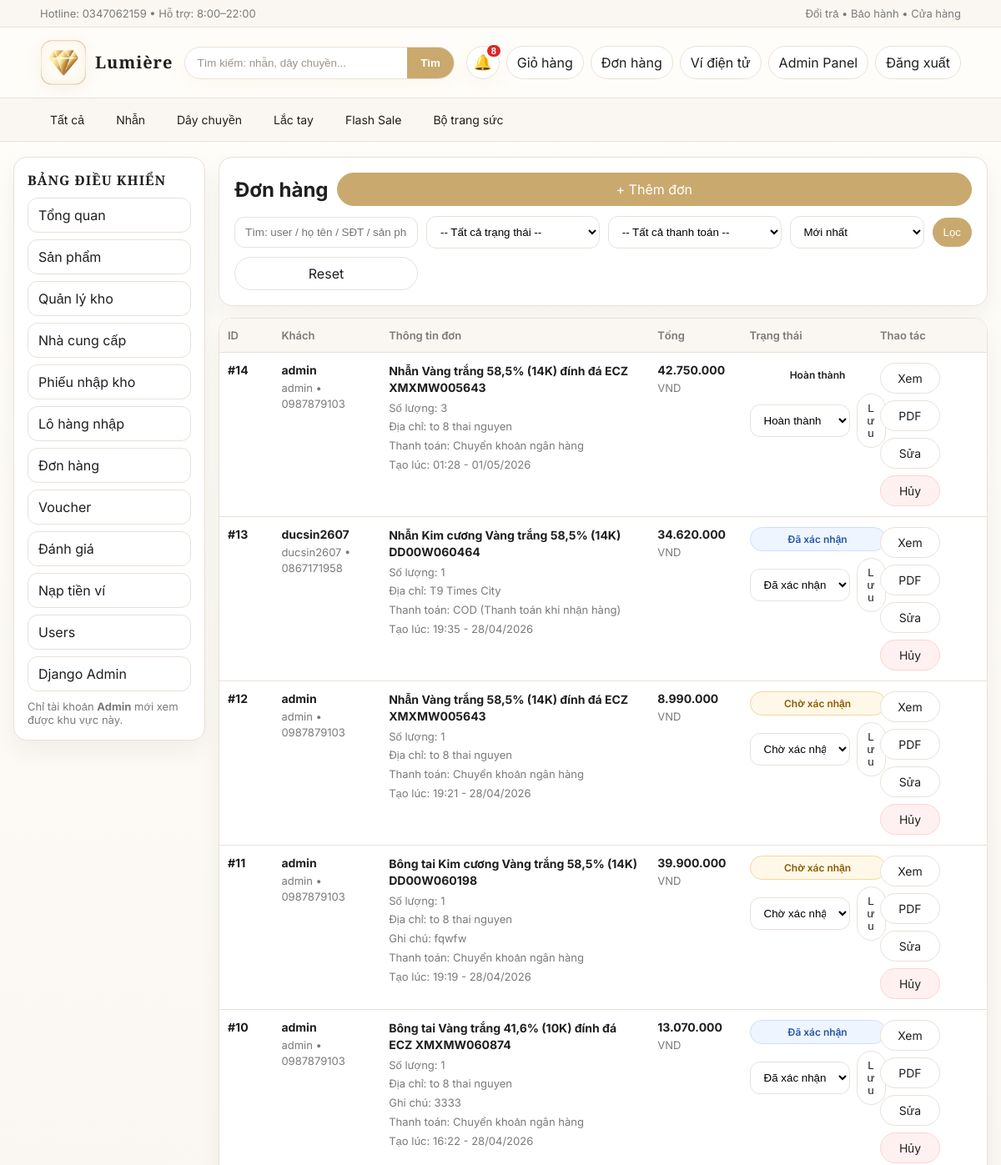
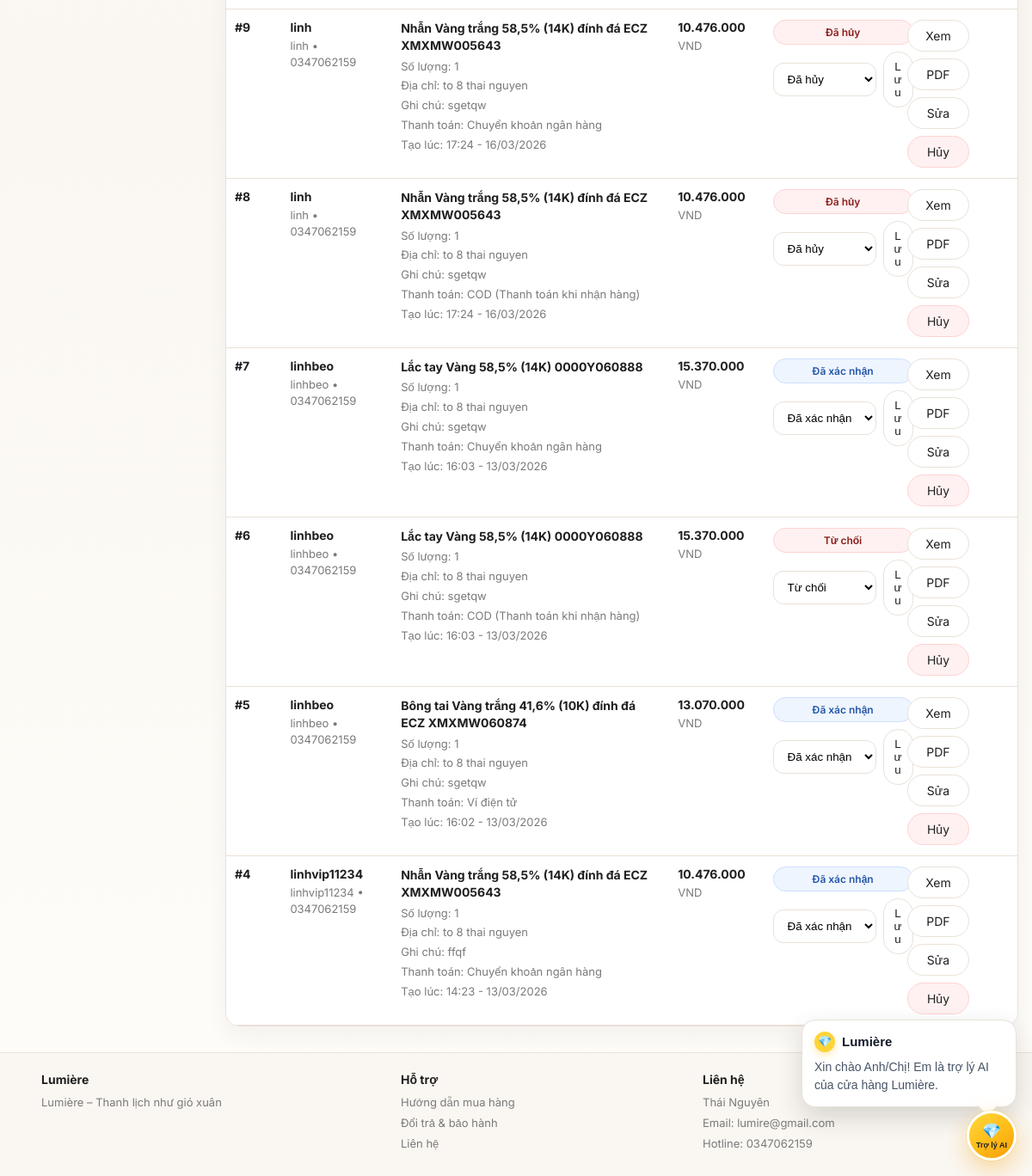
The page /admin-panel/don-hang/ (signed in) on the database its author committed (2 pictures, top to bottom).
### shop/models.py (models this page shows, shortened)
class DonHang(models.Model):
    TRANG_THAI = [
        ("Pending", "Chờ xác nhận"),
        ("Confirmed", "Đã xác nhận"),
        ("Shipping", "Đang giao"),
        ("Completed", "Hoàn thành"),
        ("Cancelled", "Đã hủy"),
        ("Rejected", "Từ chối"),
    ]
    PHUONG_THUC_TT = [
        ("COD", "COD (Thanh toán khi nhận hàng)"),
        ("ChuyenKhoan", "Chuyển khoản ngân hàng"),
        ("ViDienTu", "Ví điện tử"),
    ]
    nguoi_dat = models.ForeignKey(User, on_delete=models.CASCADE, related_name="don_hangs")
    san_pham = models.ForeignKey(SanPham, on_delete=models.PROTECT, related_name="don_hangs")
    voucher = models.ForeignKey("Voucher", on_delete=models.SET_NULL, null=True, blank=True, related_name="orders")
    ho_ten = models.CharField(max_length=100, default="")
    sdt = models.CharField(max_length=20, default="")
    dia_chi = models.CharField(max_length=255, default="")
    ghi_chu = models.CharField(max_length=255, blank=True, default="")
    phuong_thuc_tt = models.CharField(max_length=50, choices=PHUONG_THUC_TT, default="COD")
    so_luong = models.IntegerField(default=1)
    tong_tien_goc = models.IntegerField(default=0)
    discount_amount = models.IntegerField(default=0)
    voucher_code = models.CharField(max_length=30, blank=True, default="")
    tong_tien = models.IntegerField(default=0)
    trang_thai = models.CharField(max_length=20, choices=TRANG_THAI, default="Pending")
    da_hoan_tien = models.BooleanField(default=False)
    da_thanh_toan = models.BooleanField(default=False)
    ma_thanh_toan = models.CharField(max_length=50, blank=True, default="")
    thanh_toan_luc = models.DateTimeField(blank=True, null=True)
    tao_luc = models.DateTimeField(auto_now_add=True)

class SanPham(models.Model):
    TRANG_THAI = [
        ("active", "Hoạt động"),
        ("inactive", "Ngừng kinh doanh"),
    ]
    ten = models.CharField(max_length=100)
    gia = models.IntegerField(default=0)
    gia_khuyen_mai = models.IntegerField(blank=True, null=True)
    flash_sale_price = models.IntegerField(blank=True, null=True)
    flash_sale_start = models.DateTimeField(blank=True, null=True)
    flash_sale_end = models.DateTimeField(blank=True, null=True)
    anh = models.ImageField(upload_to="sanpham/", blank=True, null=True)
    search_tags = models.CharField(max_length=255, blank=True, default="")
    mo_ta = models.TextField(blank=True, default="")
    ton_kho = models.IntegerField(default=10)
    trang_thai = models.CharField(max_length=20, choices=TRANG_THAI, default="active")

### shop/views.py (the view)
# urls.py: path("admin-panel/don-hang/", views.admin_donhang_list, name="admin_donhang_list"),
@admin_required
def admin_donhang_list(request):
    trang_thai = request.GET.get("trang_thai", "").strip()
    q = request.GET.get("q", "").strip()
    payment = request.GET.get("payment", "").strip()
    sort = request.GET.get("sort", "newest").strip()
    if sort not in ORDER_SORTS:
        sort = "newest"
    ds = apply_order_filters(DonHang.objects.select_related("nguoi_dat", "san_pham").all(), q=q, status=trang_thai, payment=payment, sort=sort)
    return render(
        request,
        "admin_donhang_list.html",
        {
            "ds": ds,
            "q": q,
            "trang_thai": trang_thai,
            "payment": payment,
            "sort": sort,
            "sort_choices": ORDER_SORT_CHOICES,
            "trang_thai_choices": DonHang.TRANG_THAI,
            "payment_choices": DonHang.PHUONG_THUC_TT,
        },
    )

### shop/services.py (called while the page is built, shortened)
def apply_order_filters(queryset, *, q: str = "", status: str = "", payment: str = "", sort: str = "newest"):
    if status in {code for code, _ in DonHang.TRANG_THAI}:
        queryset = queryset.filter(trang_thai=status)
    if payment in {code for code, _ in DonHang.PHUONG_THUC_TT}:
        queryset = queryset.filter(phuong_thuc_tt=payment)
    return queryset.order_by(*ORDER_SORTS.get(sort, ORDER_SORTS["newest"]))

### shop/templatetags/tien.py (called while the page is built)
@register.filter
def vnd(x):
    try:
        x = int(x)
        return f"{x:,}".replace(",", ".")
    except Exception:
        return x

### templates/admin_donhang_list.html (shortened to what this page needs)
{% extends "admin_base.html" %}
{% load tien %}
{% block admin_content %}
  <div class="card admin-card">
    <div class="row" style="justify-content:space-between;align-items:center;gap:10px;flex-wrap:wrap;">
      <h2 style="margin:0;">Đơn hàng</h2>
      <a class="btn primary" href="{% url 'admin_donhang_create' %}">+ Thêm đơn</a>
    </div>
    <form method="get" class="admin-filter">
      <input class="input" name="q" value="{{ q }}" placeholder="Tìm: user / họ tên / SĐT / sản phẩm / địa chỉ" />
      <select class="input" name="trang_thai">
        <option value="">-- Tất cả trạng thái --</option>
      </select>
      <select class="input" name="payment">
        <option value="">-- Tất cả thanh toán --</option>
      </select>
      <select class="input" name="sort">
        {% for value, label in sort_choices %}
          <option value="{{ value }}" {% if sort == value %}selected{% endif %}>{{ label }}</option>
        {% endfor %}
      </select>
      <button class="btn primary" type="submit">Lọc</button>
      <a class="btn" href="{% url 'admin_donhang_list' %}">Reset</a>
    </form>
  </div>
  <div class="card" style="padding:0;margin-top:14px;overflow:hidden;">
    <table class="admin-table order-compact">
      <thead>
        <tr>
          <th style="width:7%;">ID</th>
          <th style="width:14%;">Khách</th>
          <th style="width:35%;">Thông tin đơn</th>
          <th style="width:12%;">Tổng</th>
          <th style="width:17%;">Trạng thái</th>
          <th style="width:15%;">Thao tác</th>
        </tr>
      </thead>
      <tbody>
      {% for d in ds %}
        <tr>
          <td>
            <div class="cell-title">#{{ d.id }}</div>
          </td>
          <td>
            <div class="cell-title">{{ d.nguoi_dat.username }}</div>
            <div class="cell-sub">{{ d.ho_ten }} • {{ d.sdt }}</div>
          </td>
          <td>
            <div class="order-info">
              <div class="cell-title">{{ d.san_pham.ten }}</div>
              <div class="cell-sub">Số lượng: {{ d.so_luong }}</div>
              <div class="cell-sub">Địa chỉ: {{ d.dia_chi }}</div>
              {% if d.ghi_chu %}<div class="cell-sub">Ghi chú: {{ d.ghi_chu }}</div>{% endif %}
              <div class="cell-sub">Thanh toán: {{ d.get_phuong_thuc_tt_display }}</div>
              <div class="cell-sub">Tạo lúc: {{ d.tao_luc|date:"H:i - d/m/Y" }}</div>
            </div>
          </td>
          <td>
            <div class="cell-title">{{ d.tong_tien|vnd }}</div>
            <div class="cell-sub">VND</div>
          </td>
          <td>
            <div class="order-status-box">
              <span class="status status-{{ d.trang_thai|lower }}">{{ d.get_trang_thai_display }}</span>
              <form method="post" action="{% url 'admin_donhang_update' d.id %}">
                <select class="input" name="trang_thai">
                  {% for k,v in trang_thai_choices %}
                    <option value="{{ k }}" {% if d.trang_thai == k %}selected{% endif %}>{{ v }}</option>
                  {% endfor %}
                </select>
                <button class="btn" type="submit">Lưu</button>
              </form>
            </div>
          </td>
          <td>
            <div class="admin-actions">
              <a class="btn" href="{% url 'admin_donhang_detail' d.id %}">Xem</a>
              <a class="btn" href="{% url 'admin_invoice_pdf' d.id %}">PDF</a>
              <a class="btn" href="{% url 'admin_donhang_edit' d.id %}">Sửa</a>
              <a class="btn danger" href="{% url 'admin_donhang_delete' d.id %}">Hủy</a>
            </div>
          </td>
        </tr>
      {% empty %}
        <tr><td colspan="6" style="padding:12px;color:#666;">Không có đơn nào.</td></tr>
      {% endfor %}
      </tbody>
    </table>
  </div>
{% endblock %}

### static/style.css (style rules this page uses)
:root { --bg:#FFFDF9;--bg-soft:#FAF7F2;--card:#ffffff;--text:#1F1F1F;--muted:#7A7A7A;--line:#E9E1D8;--gold:#C9A96E;--rose:#D8A7B1;--dark:#1F1F1F;--success-bg:#f3fbf6;--success-line:#cae7d3;--success-text:#256642;--error-bg:#fff5f6;--error-line:#f2d6db;--error-text:#8b3b4b;--warning-bg:#fffaf1;--warning-line:#ead7b4;--warning-text:#8a6531;--info-bg:#f7f4fb;--info-line:#e4d8ed;--info-text:#6e5b76; }
* { box-sizing:border-box; }
body { margin:0;background:linear-gradient(180deg,#FFFDF9 0%,var(--bg-soft) 55%,#FFFDF9 100%);color:var(--text);font-family:"Inter",Arial,sans-serif; }
a { color:inherit;text-decoration:none; }
.btn { display:inline-block;padding:9px 12px;border:1px solid var(--line);border-radius:999px;background:#fff;transition:all .18s ease;cursor:pointer;color:var(--text); }
.btn.primary { background:var(--gold);color:#fff;border-color:var(--gold); }
.card { background:var(--card);border:1px solid var(--line);border-radius:16px;overflow:hidden;box-shadow:0 12px 26px rgba(31,31,31,.05); }
.card .row,.row { display:flex;gap:8px;align-items:center; }
.card .row .btn { flex:1;text-align:center; }
.input,input[type="text"],input[type="number"],input[type="password"],input[type="email"],select,textarea { width:100%;max-width:100%;padding:10px 12px;border-radius:12px;border:1px solid var(--line);background:#fff; }
.status { display:inline-flex;align-items:center;justify-content:center;padding:6px 10px;border-radius:999px;font-size:12px;font-weight:600;border:1px solid transparent;white-space:nowrap; }
.status-pending { background:#fff8e9;border-color:#f0d89d;color:#8c5b00; }
.status-confirmed { background:#eef5ff;border-color:#cddfff;color:#2557a7; }
.status-rejected,.status-cancelled,.status-inactive { background:#fff1f1;border-color:#ffd2d2;color:#8a1f1f; }
.btn.danger { border-color:#ffd2d2;background:#fff1f1; }
.admin-card { padding:18px; }
.admin-filter { display:grid;grid-template-columns:minmax(240px,2fr) repeat(3,minmax(150px,1fr)) auto auto;gap:10px;align-items:center;margin-top:12px; }
.admin-filter .btn { justify-content:center;text-align:center; }
.admin-table { width:100%;border-collapse:collapse;table-layout:fixed;background:#fff; }
.admin-table th,.admin-table td { border-bottom:1px solid var(--line);padding:12px 10px;text-align:left;vertical-align:top;word-break:break-word; }
.admin-table thead th { font-size:13px;color:var(--muted);font-weight:600;background:var(--bg-soft); }
.admin-table .cell-title { font-weight:700;margin-bottom:4px; }
.admin-table .cell-sub { font-size:13px;color:var(--muted);line-height:1.45; }
.admin-actions { display:flex;flex-wrap:wrap;gap:8px; }
.admin-actions .btn { min-width:72px;text-align:center; }
.order-info { display:grid;gap:4px;line-height:1.45; }
.order-info .cell-title { margin-bottom:0; }
.order-compact { font-size:14px; }
.order-status-box { display:grid;gap:8px; }
.order-status-box form { display:grid;grid-template-columns:minmax(120px,1fr) auto;gap:8px;align-items:center; }
@media (max-width:1200px) { .admin-filter { grid-template-columns:minmax(220px,1fr) repeat(2,minmax(140px,1fr)) auto auto; } }
@media (max-width:1200px) { .admin-filter select[name="sort"] { grid-column:auto; } }

### rows shown on the page
DonHang: id "14", nguoi_dat.username "admin", ho_ten "admin", sdt "0987879103", san_pham.ten "Nhẫn Vàng trắng 58,5% (14K) đính đá ECZ XMXMW005643", so_luong "3", dia_chi "to 8 thai nguyen", phuong_thuc_tt "Chuyển khoản ngân hàng", tao_luc "01:28 - 01/05/2026", tong_tien|vnd "42.750.000", trang_thai "Hoàn thành"
DonHang: id "13", nguoi_dat.username "ducsin2607", ho_ten "ducsin2607", sdt "0867171958", san_pham.ten "Nhẫn Kim cương Vàng trắng 58,5% (14K) DD00W060464", so_luong "1", dia_chi "T9 Times City", phuong_thuc_tt "COD (Thanh toán khi nhận hàng)", tao_luc "19:35 - 28/04/2026", tong_tien|vnd "34.620.000", trang_thai "Đã xác nhận"
DonHang: id "12", nguoi_dat.username "admin", ho_ten "admin", sdt "0987879103", san_pham.ten "Nhẫn Vàng trắng 58,5% (14K) đính đá ECZ XMXMW005643", so_luong "1", dia_chi "to 8 thai nguyen", phuong_thuc_tt "Chuyển khoản ngân hàng", tao_luc "19:21 - 28/04/2026", tong_tien|vnd "8.990.000", trang_thai "Chờ xác nhận"
DonHang: id "11", nguoi_dat.username "admin", ho_ten "admin", sdt "0987879103", san_pham.ten "Bông tai Kim cương Vàng trắng 58,5% (14K) DD00W060198", so_luong "1", dia_chi "to 8 thai nguyen", ghi_chu "fqwfw", phuong_thuc_tt "Chuyển khoản ngân hàng", tao_luc "19:19 - 28/04/2026", tong_tien|vnd "39.900.000", trang_thai "Chờ xác nhận"
DonHang: id "10", nguoi_dat.username "admin", ho_ten "admin", sdt "0987879103", san_pham.ten "Bông tai Vàng trắng 41,6% (10K) đính đá ECZ XMXMW060874", so_luong "1", dia_chi "to 8 thai nguyen", ghi_chu "3333", phuong_thuc_tt "Chuyển khoản ngân hàng", tao_luc "16:22 - 28/04/2026", tong_tien|vnd "13.070.000", trang_thai "Đã xác nhận"
DonHang: id "9", nguoi_dat.username "linh", ho_ten "linh", sdt "0347062159", san_pham.ten "Nhẫn Vàng trắng 58,5% (14K) đính đá ECZ XMXMW005643", so_luong "1", dia_chi "to 8 thai nguyen", ghi_chu "sgetqw", phuong_thuc_tt "Chuyển khoản ngân hàng", tao_luc "17:24 - 16/03/2026", tong_tien|vnd "10.476.000", trang_thai "Đã hủy"
DonHang: id "8", nguoi_dat.username "linh", ho_ten "linh", sdt "0347062159", san_pham.ten "Nhẫn Vàng trắng 58,5% (14K) đính đá ECZ XMXMW005643", so_luong "1", dia_chi "to 8 thai nguyen", ghi_chu "sgetqw", phuong_thuc_tt "COD (Thanh toán khi nhận hàng)", tao_luc "17:24 - 16/03/2026", tong_tien|vnd "10.476.000", trang_thai "Đã hủy"
DonHang: id "7", nguoi_dat.username "linhbeo", ho_ten "linhbeo", sdt "0347062159", san_pham.ten "Lắc tay Vàng 58,5% (14K) 0000Y060888", so_luong "1", dia_chi "to 8 thai nguyen", ghi_chu "sgetqw", phuong_thuc_tt "Chuyển khoản ngân hàng", tao_luc "16:03 - 13/03/2026", tong_tien|vnd "15.370.000", trang_thai "Đã xác nhận"
DonHang: id "6", nguoi_dat.username "linhbeo", ho_ten "linhbeo", sdt "0347062159", san_pham.ten "Lắc tay Vàng 58,5% (14K) 0000Y060888", so_luong "1", dia_chi "to 8 thai nguyen", ghi_chu "sgetqw", phuong_thuc_tt "COD (Thanh toán khi nhận hàng)", tao_luc "16:03 - 13/03/2026", tong_tien|vnd "15.370.000", trang_thai "Từ chối"
DonHang: id "5", nguoi_dat.username "linhbeo", ho_ten "linhbeo", sdt "0347062159", san_pham.ten "Bông tai Vàng trắng 41,6% (10K) đính đá ECZ XMXMW060874", so_luong "1", dia_chi "to 8 thai nguyen", ghi_chu "sgetqw", phuong_thuc_tt "Ví điện tử", tao_luc "16:02 - 13/03/2026", tong_tien|vnd "13.070.000", trang_thai "Đã xác nhận"
DonHang: id "4", nguoi_dat.username "linhvip11234", ho_ten "linhvip11234", sdt "0347062159", san_pham.ten "Nhẫn Vàng trắng 58,5% (14K) đính đá ECZ XMXMW005643", so_luong "1", dia_chi "to 8 thai nguyen", ghi_chu "ffqf", phuong_thuc_tt "Chuyển khoản ngân hàng", tao_luc "14:23 - 13/03/2026", tong_tien|vnd "10.476.000", trang_thai "Đã xác nhận"

### other values the page prints
form field sort "Mới nhất"
